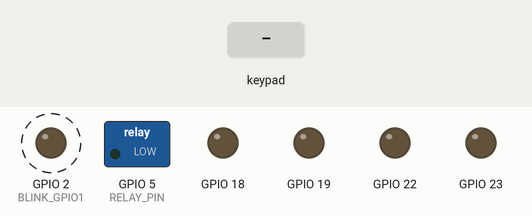
Simulated run of this program. Board: ESP32. Parts: switched loads named in the program (green lamp = pin HIGH), output pins drawn as LEDs (lit = HIGH). Dashed ring = blinking. The test bench sets the inputs (shaded band). Nothing arrives over Bluetooth unless stated; what the program prints to the serial monitor is not drawn.

Above: at 1.25 s.
1.3 s: key 'O' pressed
At 1.95 s:
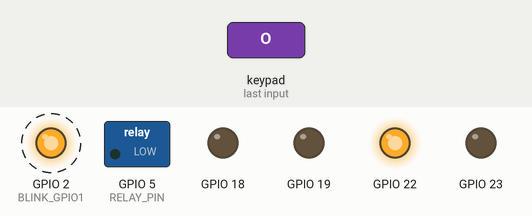
At 3.35 s:
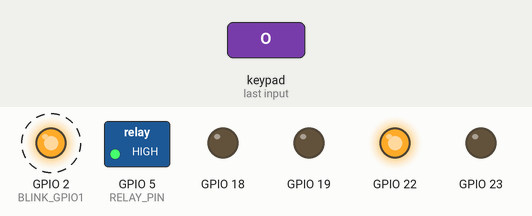
Timing chart, 0 to 10.3 s (numbered marks = the images above; inputs shaded):
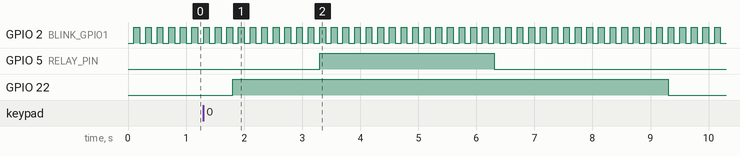

The program:

main.cpp
```cpp
// (licence header left out)
/*
JOYSTICK TABLE
==================================
|BUTTONS | VALUE |  MECHANISM    |
==================================
|  RIGHT |   1   |     TBC       |
|  DOWN  |   2   |     TBC       |
|  UP    |   3   |     TBC       |
| LEFT   |   4   |     TBC       |
| SQUARE |   5   |     TBC       |
| CROSS  |   6   |     TBC       |
| CIRCLE |   7   |     TBC       |
|TRIANGLE|   8   |     TBC       |
|   L1   |   9   |     TBC       |
|   R1   |   10  |     TBC       |
|   L2   | pwm-- |  ROBOT BASE   |
|   R2   | pwm++ |  ROBOT BASE   |
|   L3   |  TBC  |     TBC       |
|   R3   |  TBC  |     TBC       |
|  L JOY | dir   |  ROBOT BASE   |
|  R JOY | dir   |  ROBOT BASE   |
|  SHARE |ACTIVE | MOTOR ACTIVATE|
| OPTIONS|  TBC  |     TBC       |
|TOUCHPAD|  TBC  |     TBC       |
==================================
*/
#include <Arduino.h>
#include "PS4Controller.h"
#include "CytronMotorDriver.h"

// --- Controller MAC Address (Use your own controller MAC) ---
#define CONTROLLER_2 "d8:bc:38:fc:9f:ba"

// --- Relay and LED Pins ---
#define RELAY_PIN 5
#define BLINK_GPIO1 GPIO_NUM_2

// --- Motor Pins ---
#define MOTOR1_PWM 18
#define MOTOR1_DIR 22
#define MOTOR2_PWM 23
#define MOTOR2_DIR 19

// --- Task Handles ---
TaskHandle_t myThreadIndicator = NULL;
TaskHandle_t myControllerLed = NULL;
TaskHandle_t task1 = NULL;

// --- RGB LED State ---
int r = 255, g = 0, b = 0;

// --- Function Prototypes ---
void nextRainbowColor();
void controller_led_sequence(void *pvParameters);
void thread_indicator(void *pvParameters);
void task_1(void *pvParameters);

void setup() {
  Serial.begin(115200);
  Serial.println("Starting PS4 Controller + Motor Control RTOS App...");

  // --- PS4 Controller Init ---
  if (!PS4.begin(CONTROLLER_2)) {
    Serial.println("PS4 Controller 2 not found!");
    while (true);  // Halt if not found
  }
  Serial.println("✅ PS4 Controller connected.");

  // --- GPIO Init ---
  pinMode(RELAY_PIN, OUTPUT);
  digitalWrite(RELAY_PIN, LOW);
  gpio_pad_select_gpio(BLINK_GPIO1);
  gpio_set_direction(BLINK_GPIO1, GPIO_MODE_OUTPUT);

  // --- Task: Motor + Relay Sequence ---
  xTaskCreatePinnedToCore(
    task_1,
    "Motor Control Task",
    10000,
    NULL,
    5,
    &task1,
    1
  );

  // --- Task: Controller LED Effects ---
  xTaskCreatePinnedToCore(
    controller_led_sequence,
    "Controller LED",
    2048,
    NULL,
    1,
    &myControllerLed,
    0
  );

  // --- Task: Onboard LED Blinker ---
  xTaskCreatePinnedToCore(
    thread_indicator,
    "Thread LED",
    1024,
    NULL,
    1,
    &myThreadIndicator,
    0
  );
}

void loop() {
  // Nothing to do here — everything is handled by FreeRTOS tasks
}

void task_1(void *pvParameters) {
  bool isRunning = false;
  bool resetRequired = false;

  CytronMD motor1(PWM_DIR, 18, 22);  // LEFT motor
  CytronMD motor2(PWM_DIR, 23, 19);  // RIGHT motor

  motor1.setSpeed(0);
  motor2.setSpeed(0);

  for(;;) {
    if (PS4.isConnected()) {
      if (PS4.Circle() && !isRunning && !resetRequired) {
        Serial.println("✅ Circle button detected!");
        isRunning = true;

        vTaskDelay(pdMS_TO_TICKS(500));

        Serial.println("⚙️ Motors 50%...");
        motor1.setSpeed(-125);
        motor2.setSpeed(127);
        vTaskDelay(pdMS_TO_TICKS(1500));

        Serial.println("⚙️ Motors 100% and relay ON");
        motor1.setSpeed(-250);
        motor2.setSpeed(255);
        digitalWrite(RELAY_PIN, HIGH);
        vTaskDelay(pdMS_TO_TICKS(3000));

        digitalWrite(RELAY_PIN, LOW);
        Serial.println("Relay OFF");

        motor1.setSpeed(-125);
        motor2.setSpeed(127);
        vTaskDelay(pdMS_TO_TICKS(1500));

        motor1.setSpeed(-75);
        motor2.setSpeed(76);
        vTaskDelay(pdMS_TO_TICKS(1500));

        motor1.setSpeed(0);
        motor2.setSpeed(0);
        Serial.println("✅ Motors stopped");

        resetRequired = true;
        isRunning = false;
      }

      if (PS4.L1() && !isRunning) {
        resetRequired = false;
      }
    }

    vTaskDelay(pdMS_TO_TICKS(10));
  }
}

void controller_led_sequence(void *pvParameters) {
  for (;;) {
    if (PS4.isConnected()) {
      PS4.setLed(r, g, b);
      PS4.setFlashRate(0, 0);
      PS4.sendToController();
      nextRainbowColor();
    }
    vTaskDelay(pdMS_TO_TICKS(100));
  }
}

void nextRainbowColor() {
  const int increment = 5;

  if (r > 0 && b == 0) {
    r -= increment;
    g += increment;
  } else if (g > 0 && r == 0) {
    g -= increment;
    b += increment;
  } else if (b > 0 && g == 0) {
    r += increment;
    b -= increment;
  }
}

void thread_indicator(void *pvParameters) {
  for (;;) {
    gpio_set_level(BLINK_GPIO1, 0);
    vTaskDelay(pdMS_TO_TICKS(100));
    gpio_set_level(BLINK_GPIO1, 1);
    vTaskDelay(pdMS_TO_TICKS(100));
  }
}
```

CytronMotorDriver.h
```cpp
#ifndef CYTRON_MOTOR_DRIVER_H
#define CYTRON_MOTOR_DRIVER_H

#include <Arduino.h>
#include <stdint.h>

enum MODE {
  PWM_DIR,
  PWM_PWM,
};

class CytronMD
{
  public:
    CytronMD(MODE mode, uint8_t pin1, uint8_t pin2);
    void setSpeed(int16_t speed);

  protected:
    MODE _mode;
  	uint8_t _pin1;
    uint8_t _pin2;
};

/* class CytronMD10C : public CytronMD
{
  public:
    CytronMD10C(uint8_t pwmPin, uint8_t dirPin) : CytronMD(PWM_DIR, pwmPin, dirPin) {};
};


class CytronMD13S : public CytronMD
{
  public:
    CytronMD13S(uint8_t pwmPin, uint8_t dirPin) : CytronMD(PWM_DIR, pwmPin, dirPin) {};
}; */

#endif
```

CytronMotorDriver.cpp
```cpp
#include "CytronMotorDriver.h"

CytronMD::CytronMD(MODE mode, uint8_t pin1, uint8_t pin2)
{
      _mode = mode;
      _pin1 = pin1;
      _pin2 = pin2;

      pinMode(_pin1, OUTPUT);
      pinMode(_pin2, OUTPUT);

      digitalWrite(_pin1, LOW);
      digitalWrite(_pin2, LOW);
}

void CytronMD::setSpeed(int16_t speed)
{
      // Make sure the speed is within the limit.
      if (speed > 255)
      {
            speed = 255;
      }
      else if (speed < -255)
      {
            speed = -255;
      }

      // Set the speed and direction.
      switch (_mode)
      {
      case PWM_DIR:
            if (speed >= 0)
            {
#if defined(ARDUINO_ARCH_ESP32)
                  ledcWrite(_pin1, speed);
#else
                  analogWrite(_pin1, speed);
#endif

                  digitalWrite(_pin2, LOW);
            }
            else
            {

#if defined(ARDUINO_ARCH_ESP32)
                  ledcWrite(_pin1, -speed);
#else
                  analogWrite(_pin1, -speed);
#endif

                  digitalWrite(_pin2, HIGH);
            }
            break;

      case PWM_PWM:
            if (speed >= 0)
            {
#if defined(ARDUINO_ARCH_ESP32)
                  ledcWrite(_pin1, speed);
                  ledcWrite(_pin2, 0);
#else
                  analogWrite(_pin1, speed);
                  analogWrite(_pin2, 0);
#endif
            }
            else
            {
#if defined(ARDUINO_ARCH_ESP32)
                  ledcWrite(_pin1, 0);
                  ledcWrite(_pin2, -speed);
#else
                  analogWrite(_pin1, 0);
                  analogWrite(_pin2, -speed);
#endif
            }
            break;
      }
}
```

Measured:
- after the input at 1.3 s, GPIO 5 (RELAY_PIN): LOW → HIGH after 2.0 s, → LOW 3.0 s later; GPIO 22: LOW → HIGH after 0.50 s, → LOW 7.5 s later
- by itself, GPIO 2 (BLINK_GPIO1): alternates HIGH for 0.10 s and LOW for 0.10 s
